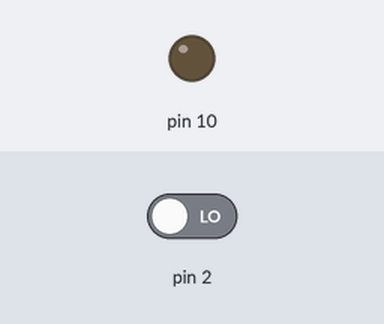
The sketch below on a simulated Arduino Uno, built with avr-gcc and run on an emulated ATmega328P. Parts: output pins drawn as LEDs (lit = HIGH). Inputs (shaded band) come from the test bench; at power-on: pin 2 LOW.

Above: at 1.2 s.
1.3 s: pin 2 driven HIGH
At 2.5 s:
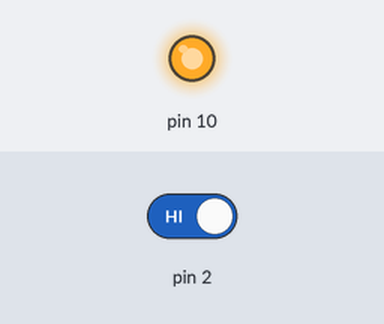
2.8 s: pin 2 driven LOW
At 3.7 s:
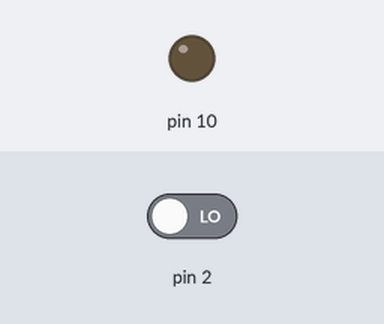
Timing chart, 0 to 5.8 s (numbered marks = the images above; inputs shaded):
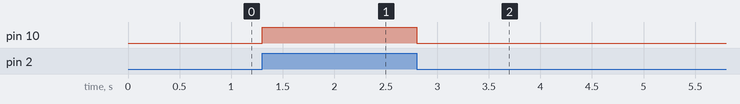

The sketch:

LED_SWITCH.ino
```cpp
void setup()
{
  pinMode(2, INPUT);
  pinMode(10, OUTPUT);
  }

  void loop()
  {
   int sw_in=digitalRead(2);
 if(sw_in==1)
 {
  digitalWrite(10, 1);
 }
 else digitalWrite(10, 0);
 }
```

Measured:
- after the input at 1.3 s, pin 10: LOW → HIGH at once
- after the input at 2.8 s, pin 10: HIGH → LOW at once
